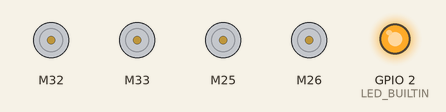
This sketch was run on a simulated ESP32. Shown: 4 × DC motor (green arrow = forward, orange = backward, longer = faster), output pins drawn as LEDs (lit = HIGH). Nothing arrives over Bluetooth unless stated; what the sketch prints to the serial monitor is not drawn.

Above: at 1.1 s.
At 4.1 s:
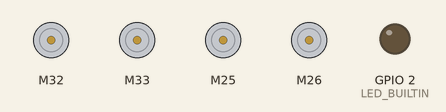
At 7.6 s:
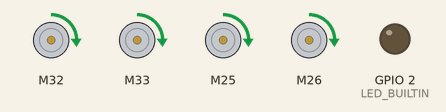
Timing chart, 0 to 39.2 s (numbered marks = the images above):
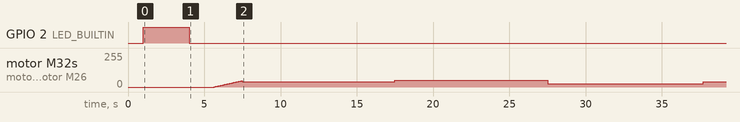

The sketch:

bluetoothandmotors.ino
```cpp
#include <SPI.h>
#include <nRF24L01.h>
#include <RF24.h>

#include "BluetoothSerial.h"

#if !defined(CONFIG_BT_ENABLED) || !defined(CONFIG_BLUEDROID_ENABLED)
#error Bluetooth is not enabled! Please run `make menuconfig` to and enable it
#endif

BluetoothSerial SerialBT;


#include <ESP32Servo.h>  // ESP32Servo library installed by Library Manager
#include "ESC.h"         // RC_ESP library installed by Library Manager

#define ESC_PIN (32)  // connected to ESC control wire
#define ESC_PIN2 (33)
#define ESC_PIN3 (25)
#define ESC_PIN4 (26)

#define LED_BUILTIN (2)  // not defaulted properly for ESP32s/you must define it
#define POT_PIN (34)     // Analog pin used to connect the potentiometer center pin

// Note: the following speeds may need to be modified for your particular hardware.
#define MIN_SPEED 1040  // speed just slow enough to turn motor off
//#define MAX_SPEED 1240  // speed where my motor drew 3.6 amps at 12v.
#define MAX_SPEED 2000

ESC myESC(ESC_PIN, 1000, 2000, 500);  // ESC_Name (PIN, Minimum Value, Maximum Value, Arm Value)
ESC myESC2(ESC_PIN2, 1000, 2000, 500);
ESC myESC3(ESC_PIN3, 1000, 2000, 500);
ESC myESC4(ESC_PIN4, 1000, 2000, 500);


struct Data{
  short P;
  short I;
  short D;
  short thrust;
};

void setup() {
  Serial.begin(115200);
  //pinMode(A1,INPUT);
  SerialBT.begin("ESP32test"); //Bluetooth device name
  Serial.println("The device started, now you can pair it with bluetooth!");
  Serial.println("i think!");


  delay(1000);
  pinMode(ESC_PIN, OUTPUT);
  pinMode(ESC_PIN2, OUTPUT);
  pinMode(ESC_PIN3, OUTPUT);
  pinMode(ESC_PIN4, OUTPUT);

  pinMode(LED_BUILTIN, OUTPUT);
  digitalWrite(LED_BUILTIN, HIGH);  // set led to on to indicate arming
  myESC.arm();                      // Send the Arm command to ESC
  myESC2.arm();
  myESC3.arm();
  myESC4.arm();

  delay(3000);  // Wait a while
  digitalWrite(LED_BUILTIN, LOW);

  for (int i = 0; i < 350; i++) {      // run speed from 840 to 1190
    myESC.speed(MIN_SPEED - 200 + i);  // motor starts up about half way through loop
    myESC2.speed(MIN_SPEED - 200 + i);
    myESC3.speed(MIN_SPEED - 200 + i);
    myESC4.speed(MIN_SPEED - 200 + i);
    delay(10);
  }
}

int buffer = 0;
int value = 0;
int i = 0;
Data data;
void loop() {
  if (Serial.available()) {
    SerialBT.write(Serial.read());
  }
  if (SerialBT.available()) {
    SerialBT.readBytes((char*)&data,sizeof(Data));
    Serial.println(data.P);
    Serial.println(data.I);
    Serial.println(data.D);
    Serial.println(data.thrust);

  }

  myESC.speed(1160);
  myESC3.speed(1160);
  myESC2.speed(1160);
  myESC4.speed(1160);

  delay(10000);

  myESC.speed(1200);
  myESC3.speed(1200);
  myESC2.speed(1200);
  myESC4.speed(1200);

  delay(10000);

  myESC.speed(1100);
  myESC3.speed(1100);
  myESC2.speed(1100);
  myESC4.speed(1100);

  delay(10000);


  /*
  Serial.print("value to add to motors");
  Serial.println(value);
  myESC.speed(value);
  myESC3.speed(value);
  myESC2.speed(value);
  myESC4.speed(value);
  */
  delay(200);
}
```
